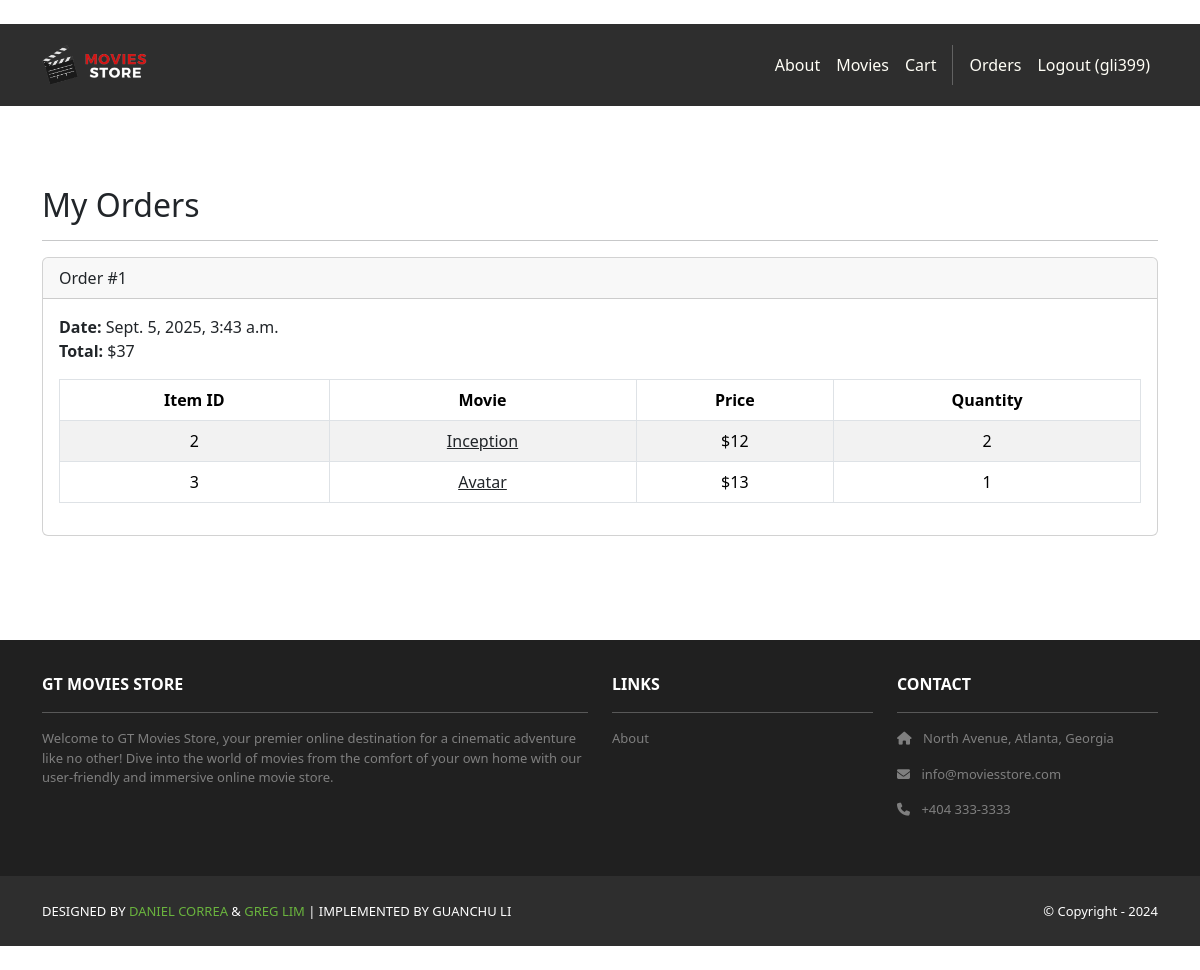
/accounts/orders/ (signed in), run on an earlier commit of the app's database.
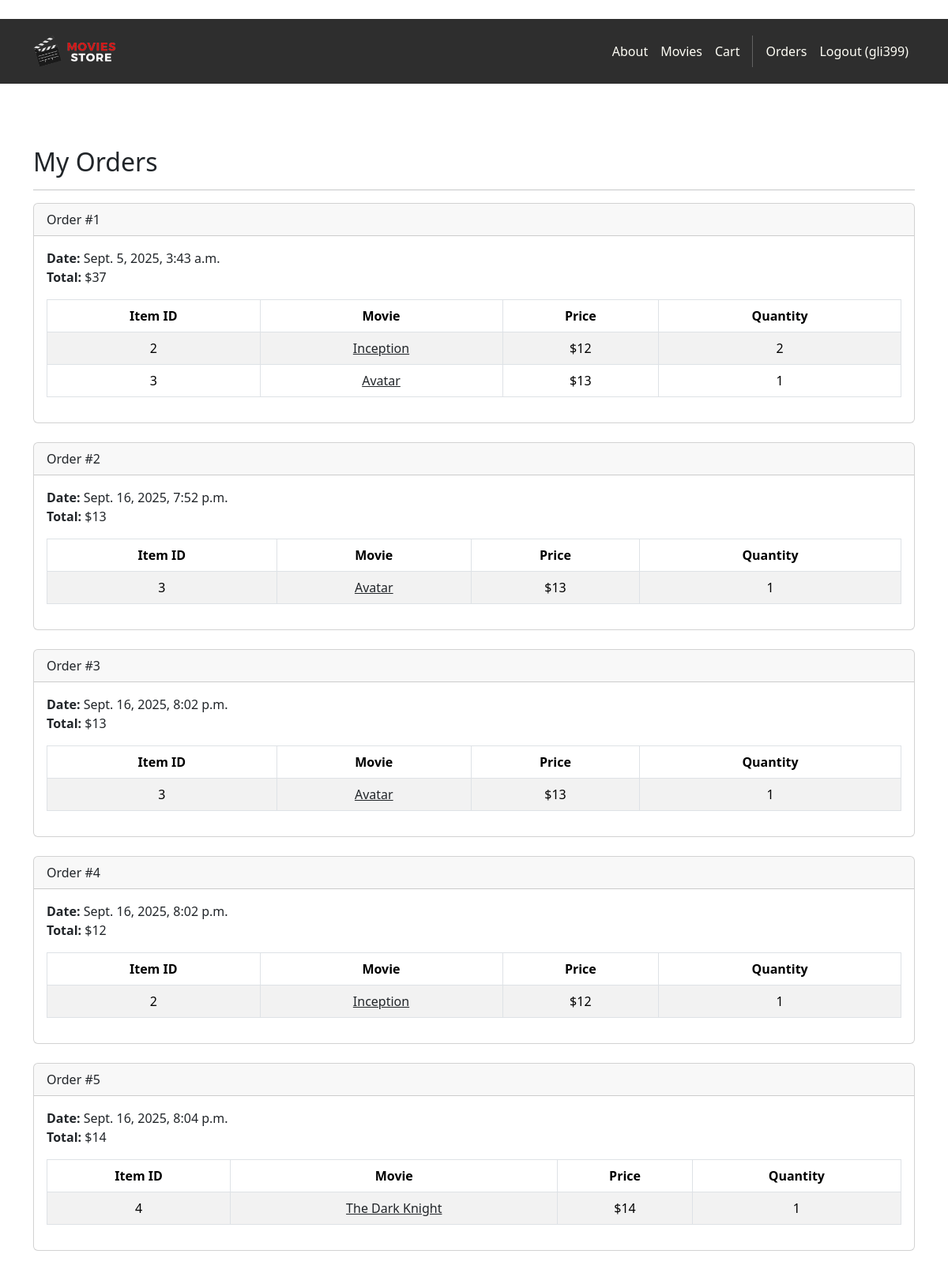
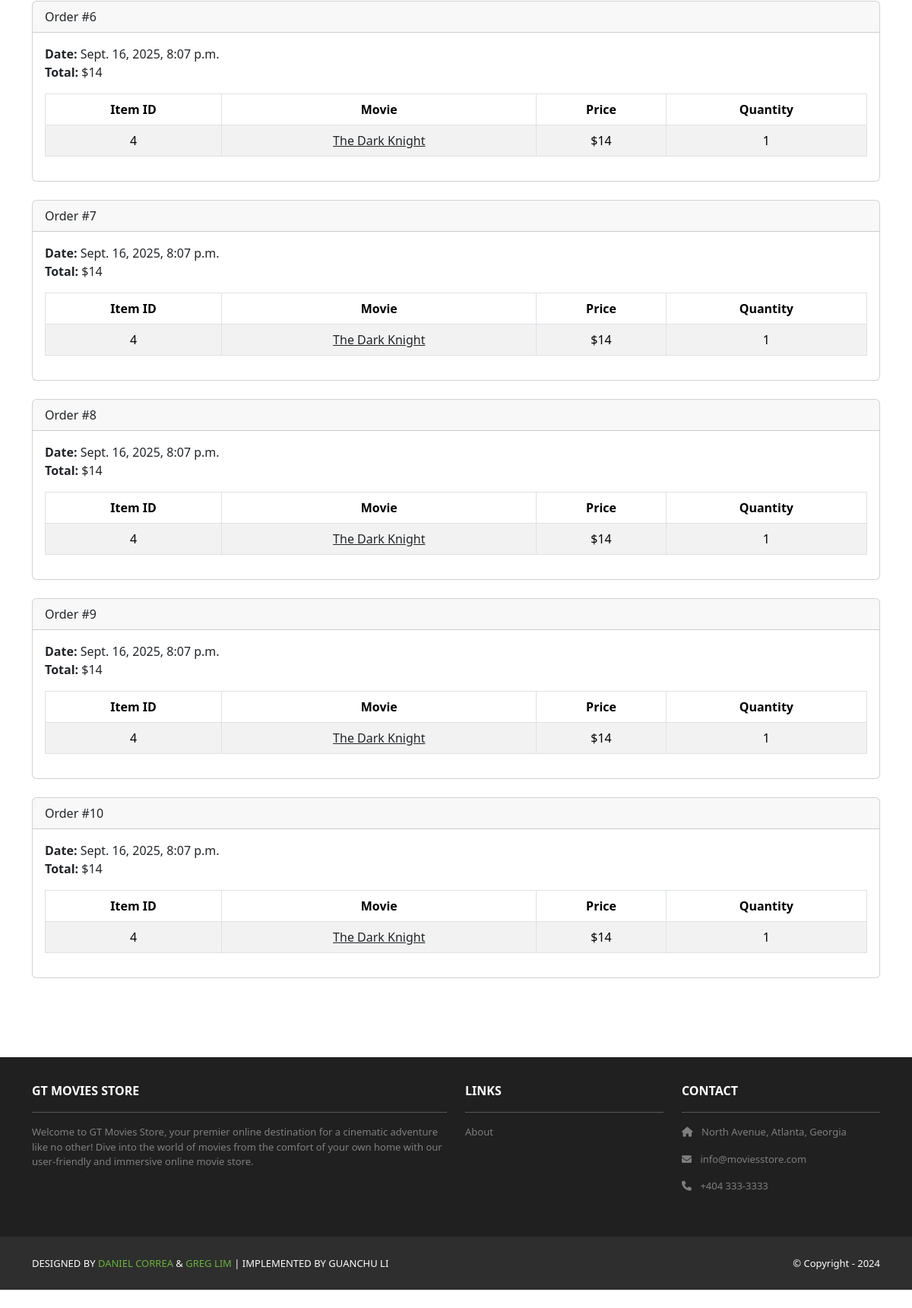
And on a later commit of the database (2 pictures, top to bottom).
### cart/models.py (models this page shows, shortened)
class Order(models.Model):
    id = models.AutoField(primary_key=True)
    total = models.IntegerField()
    date = models.DateTimeField(auto_now_add=True)
    user = models.ForeignKey(User,
        on_delete=models.CASCADE)

class Item(models.Model):
    id = models.AutoField(primary_key=True)
    price = models.IntegerField()
    quantity = models.IntegerField()
    order = models.ForeignKey(Order,
        on_delete=models.CASCADE)
    movie = models.ForeignKey(Movie,
        on_delete=models.CASCADE)

### movies/models.py (models this page shows, shortened)
class Movie(models.Model):
    id = models.AutoField(primary_key=True)
    name = models.CharField(max_length=255)
    price = models.IntegerField()
    description = models.TextField()
    image = models.ImageField(upload_to='movie_images/')

### accounts/views.py (the view)
# urls.py: path('orders/', views.orders, name='accounts.orders'),
@login_required
def orders(request):
    template_data = {}
    template_data['title'] = 'Orders'
    template_data['orders'] = request.user.order_set.all()
    return render(request, 'accounts/orders.html',
        {'template_data': template_data})

### accounts/templates/accounts/orders.html
{% extends 'base.html' %}
{% block content %}
<div class="p-3">
  <div class="container">
    <div class="row mt-3">
      <div class="col mx-auto mb-3">
        <h2>My Orders</h2>
        <hr />
        {% for order in template_data.orders %}
        <div class="card mb-4">
          <div class="card-header">
            Order #{{ order.id }}
          </div>
          <div class="card-body">
            <b>Date:</b> {{ order.date }}<br />
            <b>Total:</b> ${{ order.total }}<br />
            <table class="table table-bordered table-striped text-center mt-3">
              <thead>
                <tr>
                  <th scope="col">Item ID</th>
                  <th scope="col">Movie</th>
                  <th scope="col">Price</th>
                  <th scope="col">Quantity</th>
                </tr>
              </thead>
              <tbody>
                {% for item in order.item_set.all %}
                <tr>
                  <td>{{ item.movie.id }}</td>
                  <td>
                    <a class="link-dark"
                      href="{% url 'movies.show'
                      id=item.movie.id %}">
                      {{ item.movie.name }}
                    </a>
                  </td>
                  <td>${{ item.movie.price }}</td>
                  <td>{{ item.quantity }}</td>
                </tr>
                {% endfor %}
              </tbody>
            </table>
          </div>
        </div>
        {% endfor %}
      </div>
    </div>
  </div>
</div>
{% endblock content %}

### GTmoviesstore/templates/base.html (shortened to what this page needs)
<!DOCTYPE html>
<html>
  {% load static %}
  <head>
    <link href="https://cdn.jsdelivr.net/npm/bootstrap@5.3.3/dist/css/bootstrap.min.css" rel="stylesheet">
    <link rel="stylesheet" href="https://cdnjs.cloudflare.com/ajax/libs/font-awesome/6.1.1/css/all.min.css">
    <link rel="stylesheet" type="text/css" href="{% static 'css/style.css' %}">
  </head>
  <body>
    <nav class="p-3 navbar navbar-dark bg-dark navbar-expand-lg">
        <div class="container">
            <a class="navbar-brand" href="{% url 'home.index' %}">
                <img src="{% static 'img/logo.png' %}" alt="logo" height="40" />
            </a>
            <div class="collapse navbar-collapse" id="navbarNavAltMarkup">
                <div class="navbar-nav ms-auto navbar-ml">
                    <a class="nav-link" href="{% url 'home.about' %}">About</a>
                    <a class="nav-link" href="{% url 'movies.index' %}">Movies</a>
                    <a class="nav-link" href="{% url 'cart.index' %}">Cart</a>
                    {% if user.is_authenticated %}
                    <a class="nav-link" href="{% url 'accounts.orders' %}">Orders</a>
                    <a class="nav-link" href="{% url 'accounts.logout' %}">Logout ({{ user.username }})</a>
                    {% else %}
                    <a class="nav-link" href="{% url 'accounts.login' %}">Login</a>
                    <a class="nav-link" href="{% url 'accounts.signup' %}">Sign Up</a>
                    {% endif %}
                </div>
            </div>
        </div>
    </nav>
    <div>
      {% block content %}
      {% endblock content %}
    </div>
    <section class="p-3 ms-footer d-none d-md-block">
        <div class="container">
        <div class="row mt-3 text-white">
            <div class="col-md-6 col-lg-6 col-xl-6 mx-auto mb-4">
            <b>GT MOVIES STORE</b>
            <hr />
            <p>Welcome to GT Movies Store, your premier online destination for a cinematic
                adventure like no other! Dive into the world of movies from the comfort of your own home with our user-friendly
                and immersive online movie store.</p>
            </div>
            <div class="col-md-3 col-lg-3 col-xl-3 mx-auto mb-4">
            <b>LINKS</b>
            <hr />
            <p><a class="nav-link" href="{% url 'home.about' %}">About</a></p>
            </div>
            <div class="col-md-3 col-lg-3 col-xl-3 mx-auto mb-4">
            <b>CONTACT</b>
            <hr />
            <p><i class="fas fa-home me-2"></i> North Avenue, Atlanta, Georgia</p>
            <p><i class="fas fa-envelope me-2"></i> info@moviesstore.com</p>
            <p><i class="fas fa-phone me-2"></i> +404 333-3333</p>
            </div>
        </div>
        </div>
    </section>
    <section class="p-3 ms-footer-bottom bg-dark">
        <div class="container d-flex justify-content-between">
        <div class="me-5 text-white">
            <span>DESIGNED BY <a href="https://www.x.com/danielgarax" target="_blank">DANIEL CORREA</a> &
            <a href="https://www.x.com/greglim81" target="_blank">GREG LIM</a> | IMPLEMENTED BY GUANCHU LI
            </span>
        </div>
        <div class="text-white">
            <span>© Copyright - 2024</span>
        </div>
        </div>
    </section>
  </body>
</html>

### GTmoviesstore/static/css/style.css (style rules this page uses)
.navbar a.nav-link { color: #FFFEF6 !important; }
.bg-dark { background-color: #2E2E2E !important; }
.ms-footer { background-color: #202020; }
.ms-footer p { color: #7F7F7F; font-size: 13px; }
.ms-footer-bottom span { font-size: 13px; line-height: 38px; }
.ms-footer-bottom a { color: #6ab43e; text-decoration: none; }

What changed in the data, as far as the page shows it:
added Order: id "2", date "Sept. 16, 2025, 7:52 p.m.", total "13"
added Item: movie.id "3", movie.name "Avatar", movie.price "13", quantity "1", shown under "2"
added Order: id "3", date "Sept. 16, 2025, 8:02 p.m.", total "13"
added Item: movie.id "3", movie.name "Avatar", movie.price "13", quantity "1"
added Order: id "4", date "Sept. 16, 2025, 8:02 p.m.", total "12"
added Item: movie.id "2", movie.name "Inception", movie.price "12", quantity "1", shown under "4"
added Order: id "5", date "Sept. 16, 2025, 8:04 p.m.", total "14"
added Item: movie.id "4", movie.name "The Dark Knight", movie.price "14", quantity "1", shown under "5"
added Order: id "6", date "Sept. 16, 2025, 8:07 p.m.", total "14"
added Item: movie.id "4", movie.name "The Dark Knight", movie.price "14", quantity "1", shown under "6"
added Order: id "7", date "Sept. 16, 2025, 8:07 p.m.", total "14"
added Item: movie.id "4", movie.name "The Dark Knight", movie.price "14", quantity "1", shown under "7"
added Order: id "8", date "Sept. 16, 2025, 8:07 p.m.", total "14"
added Item: movie.id "4", movie.name "The Dark Knight", movie.price "14", quantity "1", shown under "8"
added Order: id "9", date "Sept. 16, 2025, 8:07 p.m.", total "14"
added Item: movie.id "4", movie.name "The Dark Knight", movie.price "14", quantity "1", shown under "9"
added Order: id "10", date "Sept. 16, 2025, 8:07 p.m.", total "14"
added Item: movie.id "4", movie.name "The Dark Knight", movie.price "14", quantity "1", shown under "10"
